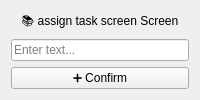
<?xml version="1.0" encoding="UTF-8"?>
<ui version="4.0">
 <class>assign_task_screen</class>
 <widget class="QWidget" name="assign_task_screen">
  <layout class="QVBoxLayout" name="verticalLayout">
   <item>
    <widget class="QLabel" name="label_heading">
     <property name="text">
      <string>📚 assign task screen Screen</string>
     </property>
     <property name="alignment">
      <set>Qt::AlignCenter</set>
     </property>
    </widget>
   </item>
   <item>
    <widget class="QLineEdit" name="titleInput">
     <property name="placeholderText">
      <string>Enter text...</string>
     </property>
    </widget>
   </item>
   <item>
    <widget class="QPushButton" name="saveButton">
     <property name="text">
      <string>➕ Confirm</string>
     </property>
    </widget>
   </item>
  </layout>
 </widget>
 <resources/>
 <connections/>
</ui>
